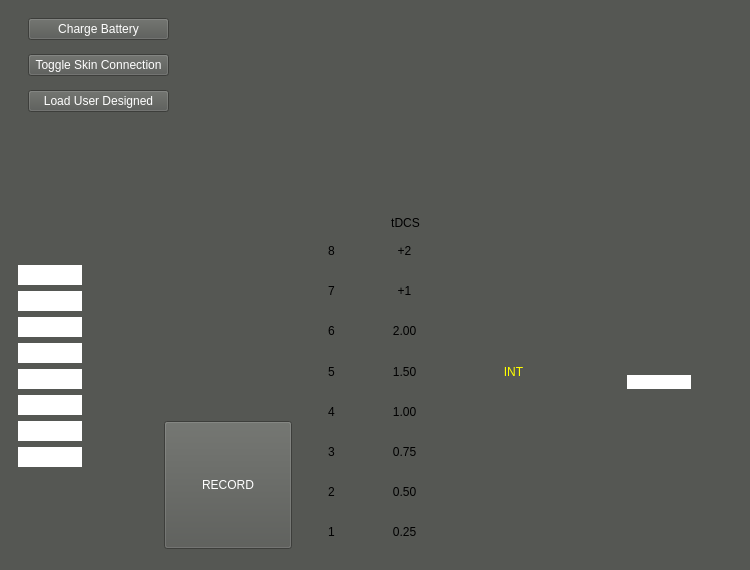
<?xml version="1.0" encoding="UTF-8"?>
<ui version="4.0">
 <class>MainWindow</class>
 <widget class="QMainWindow" name="MainWindow">
  <property name="geometry">
   <rect>
    <x>0</x>
    <y>0</y>
    <width>750</width>
    <height>570</height>
   </rect>
  </property>
  <property name="minimumSize">
   <size>
    <width>750</width>
    <height>570</height>
   </size>
  </property>
  <property name="maximumSize">
   <size>
    <width>750</width>
    <height>570</height>
   </size>
  </property>
  <property name="windowTitle">
   <string>Oasis Pro Simulator</string>
  </property>
  <property name="styleSheet">
   <string notr="true">background: rgb(85, 87, 83);</string>
  </property>
  <widget class="QWidget" name="centralwidget">
   <widget class="QWidget" name="horizontalLayoutWidget">
    <property name="geometry">
     <rect>
      <x>18</x>
      <y>234</y>
      <width>711</width>
      <height>315</height>
     </rect>
    </property>
    <layout class="QHBoxLayout" name="horizontalLayout_2">
     <item>
      <layout class="QVBoxLayout" name="verticalLayout">
       <item>
        <layout class="QVBoxLayout" name="ledStripLayout">
         <item>
          <widget class="QLabel" name="recordingLED1">
           <property name="maximumSize">
            <size>
             <width>64</width>
             <height>20</height>
            </size>
           </property>
           <property name="styleSheet">
            <string notr="true">background: white;</string>
           </property>
           <property name="text">
            <string/>
           </property>
           <property name="alignment">
            <set>Qt::AlignCenter</set>
           </property>
          </widget>
         </item>
         <item>
          <widget class="QLabel" name="recordingLED2">
           <property name="maximumSize">
            <size>
             <width>64</width>
             <height>20</height>
            </size>
           </property>
           <property name="styleSheet">
            <string notr="true">background: white;</string>
           </property>
           <property name="text">
            <string/>
           </property>
           <property name="alignment">
            <set>Qt::AlignCenter</set>
           </property>
          </widget>
         </item>
         <item>
          <widget class="QLabel" name="recordingLED3">
           <property name="maximumSize">
            <size>
             <width>64</width>
             <height>20</height>
            </size>
           </property>
           <property name="styleSheet">
            <string notr="true">background: white;</string>
           </property>
           <property name="text">
            <string/>
           </property>
           <property name="alignment">
            <set>Qt::AlignCenter</set>
           </property>
          </widget>
         </item>
         <item>
          <widget class="QLabel" name="recordingLED4">
           <property name="maximumSize">
            <size>
             <width>64</width>
             <height>20</height>
            </size>
           </property>
           <property name="styleSheet">
            <string notr="true">background: white;</string>
           </property>
           <property name="text">
            <string/>
           </property>
           <property name="alignment">
            <set>Qt::AlignCenter</set>
           </property>
          </widget>
         </item>
         <item>
          <widget class="QLabel" name="recordingLED5">
           <property name="maximumSize">
            <size>
             <width>64</width>
             <height>20</height>
            </size>
           </property>
           <property name="styleSheet">
            <string notr="true">background: white;</string>
           </property>
           <property name="text">
            <string/>
           </property>
           <property name="alignment">
            <set>Qt::AlignCenter</set>
           </property>
          </widget>
         </item>
         <item>
          <widget class="QLabel" name="recordingLED6">
           <property name="maximumSize">
            <size>
             <width>64</width>
             <height>20</height>
            </size>
           </property>
           <property name="styleSheet">
            <string notr="true">background: white;</string>
           </property>
           <property name="text">
            <string/>
           </property>
           <property name="alignment">
            <set>Qt::AlignCenter</set>
           </property>
          </widget>
         </item>
         <item>
          <widget class="QLabel" name="recordingLED7">
           <property name="maximumSize">
            <size>
             <width>64</width>
             <height>20</height>
            </size>
           </property>
           <property name="styleSheet">
            <string notr="true">background: white;</string>
           </property>
           <property name="text">
            <string/>
           </property>
           <property name="alignment">
            <set>Qt::AlignCenter</set>
           </property>
          </widget>
         </item>
         <item>
          <widget class="QLabel" name="recordingLED8">
           <property name="maximumSize">
            <size>
             <width>64</width>
             <height>20</height>
            </size>
           </property>
           <property name="styleSheet">
            <string notr="true">background: white;</string>
           </property>
           <property name="text">
            <string/>
           </property>
           <property name="alignment">
            <set>Qt::AlignCenter</set>
           </property>
          </widget>
         </item>
        </layout>
       </item>
       <item>
        <widget class="QPushButton" name="confirmButton">
         <property name="styleSheet">
          <string notr="true">border: none;
border-radius: 25px;</string>
         </property>
         <property name="text">
          <string/>
         </property>
         <property name="icon">
          <iconset>
           <normalon>:/icons/confirm.png</normalon>
          </iconset>
         </property>
         <property name="iconSize">
          <size>
           <width>128</width>
           <height>128</height>
          </size>
         </property>
         <property name="checkable">
          <bool>false</bool>
         </property>
        </widget>
       </item>
      </layout>
     </item>
     <item alignment="Qt::AlignBottom">
      <widget class="QPushButton" name="recordButton">
       <property name="minimumSize">
        <size>
         <width>128</width>
         <height>128</height>
        </size>
       </property>
       <property name="maximumSize">
        <size>
         <width>128</width>
         <height>128</height>
        </size>
       </property>
       <property name="styleSheet">
        <string notr="true">color: white</string>
       </property>
       <property name="text">
        <string>RECORD</string>
       </property>
       <property name="iconSize">
        <size>
         <width>128</width>
         <height>128</height>
        </size>
       </property>
       <property name="checkable">
        <bool>false</bool>
       </property>
      </widget>
     </item>
     <item>
      <layout class="QHBoxLayout" name="horizontalLayout">
       <item>
        <layout class="QVBoxLayout" name="sessionLayout">
         <item>
          <widget class="QLabel" name="session8">
           <property name="text">
            <string>8</string>
           </property>
           <property name="alignment">
            <set>Qt::AlignCenter</set>
           </property>
          </widget>
         </item>
         <item>
          <widget class="QLabel" name="session7">
           <property name="text">
            <string>7</string>
           </property>
           <property name="alignment">
            <set>Qt::AlignCenter</set>
           </property>
          </widget>
         </item>
         <item>
          <widget class="QLabel" name="session6">
           <property name="text">
            <string>6</string>
           </property>
           <property name="alignment">
            <set>Qt::AlignCenter</set>
           </property>
          </widget>
         </item>
         <item>
          <widget class="QLabel" name="session5">
           <property name="text">
            <string>5</string>
           </property>
           <property name="alignment">
            <set>Qt::AlignCenter</set>
           </property>
          </widget>
         </item>
         <item>
          <widget class="QLabel" name="session4">
           <property name="text">
            <string>4</string>
           </property>
           <property name="alignment">
            <set>Qt::AlignCenter</set>
           </property>
          </widget>
         </item>
         <item>
          <widget class="QLabel" name="session3">
           <property name="text">
            <string>3</string>
           </property>
           <property name="alignment">
            <set>Qt::AlignCenter</set>
           </property>
          </widget>
         </item>
         <item>
          <widget class="QLabel" name="session2">
           <property name="text">
            <string>2</string>
           </property>
           <property name="alignment">
            <set>Qt::AlignCenter</set>
           </property>
          </widget>
         </item>
         <item>
          <widget class="QLabel" name="session1">
           <property name="text">
            <string>1</string>
           </property>
           <property name="alignment">
            <set>Qt::AlignCenter</set>
           </property>
          </widget>
         </item>
        </layout>
       </item>
       <item>
        <layout class="QVBoxLayout" name="dcStimLayout">
         <item>
          <widget class="QLabel" name="dcStimUserDesigned2">
           <property name="text">
            <string>+2</string>
           </property>
           <property name="alignment">
            <set>Qt::AlignCenter</set>
           </property>
          </widget>
         </item>
         <item>
          <widget class="QLabel" name="dcStimUserDesigned1">
           <property name="text">
            <string>+1</string>
           </property>
           <property name="alignment">
            <set>Qt::AlignCenter</set>
           </property>
          </widget>
         </item>
         <item>
          <widget class="QLabel" name="dcStimLevel6">
           <property name="text">
            <string>2.00</string>
           </property>
           <property name="alignment">
            <set>Qt::AlignCenter</set>
           </property>
          </widget>
         </item>
         <item>
          <widget class="QLabel" name="dcStimLevel5">
           <property name="text">
            <string>1.50</string>
           </property>
           <property name="alignment">
            <set>Qt::AlignCenter</set>
           </property>
          </widget>
         </item>
         <item>
          <widget class="QLabel" name="dcStimLevel4">
           <property name="text">
            <string>1.00</string>
           </property>
           <property name="alignment">
            <set>Qt::AlignCenter</set>
           </property>
          </widget>
         </item>
         <item>
          <widget class="QLabel" name="dcStimLevel3">
           <property name="text">
            <string>0.75</string>
           </property>
           <property name="alignment">
            <set>Qt::AlignCenter</set>
           </property>
          </widget>
         </item>
         <item>
          <widget class="QLabel" name="dcStimLevel2">
           <property name="text">
            <string>0.50</string>
           </property>
           <property name="alignment">
            <set>Qt::AlignCenter</set>
           </property>
          </widget>
         </item>
         <item>
          <widget class="QLabel" name="dcStimLevel1">
           <property name="text">
            <string>0.25</string>
           </property>
           <property name="alignment">
            <set>Qt::AlignCenter</set>
           </property>
          </widget>
         </item>
        </layout>
       </item>
      </layout>
     </item>
     <item>
      <layout class="QVBoxLayout" name="intensityButtons">
       <item>
        <widget class="QLabel" name="intensityLabel">
         <property name="styleSheet">
          <string notr="true">color: yellow;</string>
         </property>
         <property name="text">
          <string>INT</string>
         </property>
         <property name="alignment">
          <set>Qt::AlignCenter</set>
         </property>
        </widget>
       </item>
       <item>
        <widget class="QPushButton" name="upButton">
         <property name="styleSheet">
          <string notr="true">border: none;
border-radius: 25px;</string>
         </property>
         <property name="text">
          <string/>
         </property>
         <property name="icon">
          <iconset>
           <normalon>:/icons/up.png</normalon>
          </iconset>
         </property>
         <property name="iconSize">
          <size>
           <width>128</width>
           <height>128</height>
          </size>
         </property>
         <property name="checkable">
          <bool>false</bool>
         </property>
        </widget>
       </item>
       <item>
        <widget class="QPushButton" name="downButton">
         <property name="styleSheet">
          <string notr="true">border: none;
border-radius: 25px;</string>
         </property>
         <property name="text">
          <string/>
         </property>
         <property name="icon">
          <iconset>
           <normalon>:/icons/down.png</normalon>
          </iconset>
         </property>
         <property name="iconSize">
          <size>
           <width>128</width>
           <height>128</height>
          </size>
         </property>
        </widget>
       </item>
      </layout>
     </item>
     <item>
      <layout class="QVBoxLayout" name="powerButtonLed">
       <item>
        <spacer name="horizontalSpacer">
         <property name="orientation">
          <enum>Qt::Horizontal</enum>
         </property>
         <property name="sizeType">
          <enum>QSizePolicy::Fixed</enum>
         </property>
         <property name="sizeHint" stdset="0">
          <size>
           <width>0</width>
           <height>0</height>
          </size>
         </property>
        </spacer>
       </item>
       <item>
        <layout class="QHBoxLayout" name="powerLedLayout">
         <item alignment="Qt::AlignBottom">
          <widget class="QLabel" name="ledLabel">
           <property name="maximumSize">
            <size>
             <width>64</width>
             <height>20</height>
            </size>
           </property>
           <property name="styleSheet">
            <string notr="true">background: white;</string>
           </property>
           <property name="text">
            <string/>
           </property>
           <property name="alignment">
            <set>Qt::AlignCenter</set>
           </property>
          </widget>
         </item>
        </layout>
       </item>
       <item alignment="Qt::AlignBottom">
        <widget class="QPushButton" name="powerButton">
         <property name="styleSheet">
          <string notr="true">border: none;
border-radius: 25px;</string>
         </property>
         <property name="text">
          <string/>
         </property>
         <property name="icon">
          <iconset>
           <normalon>:/icons/power.png</normalon>
          </iconset>
         </property>
         <property name="iconSize">
          <size>
           <width>128</width>
           <height>128</height>
          </size>
         </property>
        </widget>
       </item>
      </layout>
     </item>
    </layout>
   </widget>
   <widget class="QLabel" name="tDCSLabel">
    <property name="geometry">
     <rect>
      <x>370</x>
      <y>210</y>
      <width>71</width>
      <height>26</height>
     </rect>
    </property>
    <property name="text">
     <string>tDCS</string>
    </property>
    <property name="alignment">
     <set>Qt::AlignCenter</set>
    </property>
   </widget>
   <widget class="QWidget" name="horizontalLayoutWidget_2">
    <property name="geometry">
     <rect>
      <x>208</x>
      <y>10</y>
      <width>521</width>
      <height>191</height>
     </rect>
    </property>
    <layout class="QHBoxLayout" name="horizontalLayout_3">
     <item>
      <layout class="QVBoxLayout" name="sessionSelection">
       <item>
        <layout class="QHBoxLayout" name="timeSelection">
         <item>
          <widget class="QLabel" name="sessionLength20">
           <property name="maximumSize">
            <size>
             <width>64</width>
             <height>64</height>
            </size>
           </property>
           <property name="text">
            <string/>
           </property>
           <property name="pixmap">
            <pixmap resource="resources/images.qrc">:/icons/20min_off.png</pixmap>
           </property>
           <property name="scaledContents">
            <bool>true</bool>
           </property>
          </widget>
         </item>
         <item>
          <widget class="QLabel" name="sessionLength45">
           <property name="maximumSize">
            <size>
             <width>64</width>
             <height>64</height>
            </size>
           </property>
           <property name="text">
            <string/>
           </property>
           <property name="pixmap">
            <pixmap resource="resources/images.qrc">:/icons/45min_off.png</pixmap>
           </property>
           <property name="scaledContents">
            <bool>true</bool>
           </property>
          </widget>
         </item>
         <item>
          <widget class="QLabel" name="sessionLengthCustom">
           <property name="maximumSize">
            <size>
             <width>64</width>
             <height>64</height>
            </size>
           </property>
           <property name="text">
            <string/>
           </property>
           <property name="pixmap">
            <pixmap resource="resources/images.qrc">:/icons/userdesigned_off.png</pixmap>
           </property>
           <property name="scaledContents">
            <bool>true</bool>
           </property>
          </widget>
         </item>
        </layout>
       </item>
       <item>
        <layout class="QHBoxLayout" name="sesstionType">
         <item>
          <widget class="QLabel" name="sessionSubDelta">
           <property name="maximumSize">
            <size>
             <width>64</width>
             <height>64</height>
            </size>
           </property>
           <property name="text">
            <string/>
           </property>
           <property name="pixmap">
            <pixmap resource="resources/images.qrc">:/icons/subdelta_off.png</pixmap>
           </property>
           <property name="scaledContents">
            <bool>true</bool>
           </property>
          </widget>
         </item>
         <item>
          <widget class="QLabel" name="sessionDelta">
           <property name="maximumSize">
            <size>
             <width>64</width>
             <height>64</height>
            </size>
           </property>
           <property name="text">
            <string/>
           </property>
           <property name="pixmap">
            <pixmap resource="resources/images.qrc">:/icons/delta_off.png</pixmap>
           </property>
           <property name="scaledContents">
            <bool>true</bool>
           </property>
          </widget>
         </item>
         <item>
          <widget class="QLabel" name="sessionTheta">
           <property name="maximumSize">
            <size>
             <width>64</width>
             <height>64</height>
            </size>
           </property>
           <property name="text">
            <string/>
           </property>
           <property name="pixmap">
            <pixmap resource="resources/images.qrc">:/icons/theta_off.png</pixmap>
           </property>
           <property name="scaledContents">
            <bool>true</bool>
           </property>
          </widget>
         </item>
         <item>
          <widget class="QLabel" name="sessionAlpha">
           <property name="maximumSize">
            <size>
             <width>64</width>
             <height>64</height>
            </size>
           </property>
           <property name="text">
            <string/>
           </property>
           <property name="pixmap">
            <pixmap resource="resources/images.qrc">:/icons/alpha_off.png</pixmap>
           </property>
           <property name="scaledContents">
            <bool>true</bool>
           </property>
          </widget>
         </item>
        </layout>
       </item>
      </layout>
     </item>
     <item>
      <layout class="QVBoxLayout" name="cesLayout">
       <item>
        <layout class="QHBoxLayout" name="cesLabels">
         <item>
          <widget class="QLabel" name="cesShortLabel">
           <property name="maximumSize">
            <size>
             <width>100</width>
             <height>100</height>
            </size>
           </property>
           <property name="text">
            <string/>
           </property>
           <property name="pixmap">
            <pixmap resource="resources/images.qrc">:/icons/shortCES_off.png</pixmap>
           </property>
           <property name="scaledContents">
            <bool>true</bool>
           </property>
          </widget>
         </item>
         <item>
          <widget class="QLabel" name="cesDutyLabel">
           <property name="maximumSize">
            <size>
             <width>100</width>
             <height>100</height>
            </size>
           </property>
           <property name="text">
            <string/>
           </property>
           <property name="pixmap">
            <pixmap resource="resources/images.qrc">:/icons/dutyCES_off.png</pixmap>
           </property>
           <property name="scaledContents">
            <bool>true</bool>
           </property>
          </widget>
         </item>
        </layout>
       </item>
       <item>
        <layout class="QHBoxLayout" name="cesLeftRight">
         <item>
          <widget class="QLabel" name="cesLeftLabel">
           <property name="maximumSize">
            <size>
             <width>100</width>
             <height>100</height>
            </size>
           </property>
           <property name="text">
            <string/>
           </property>
           <property name="pixmap">
            <pixmap resource="resources/images.qrc">:/icons/L_off.png</pixmap>
           </property>
           <property name="scaledContents">
            <bool>true</bool>
           </property>
          </widget>
         </item>
         <item>
          <widget class="QLabel" name="cesRightLabel">
           <property name="maximumSize">
            <size>
             <width>100</width>
             <height>100</height>
            </size>
           </property>
           <property name="text">
            <string/>
           </property>
           <property name="pixmap">
            <pixmap resource="resources/images.qrc">:/icons/R_off.png</pixmap>
           </property>
           <property name="scaledContents">
            <bool>true</bool>
           </property>
          </widget>
         </item>
        </layout>
       </item>
      </layout>
     </item>
    </layout>
   </widget>
   <widget class="QWidget" name="verticalLayoutWidget_6">
    <property name="geometry">
     <rect>
      <x>28</x>
      <y>10</y>
      <width>141</width>
      <height>111</height>
     </rect>
    </property>
    <layout class="QVBoxLayout" name="externalButtonsLayout">
     <item>
      <widget class="QPushButton" name="chargeBatteryButton">
       <property name="styleSheet">
        <string notr="true">color: white</string>
       </property>
       <property name="text">
        <string>Charge Battery</string>
       </property>
      </widget>
     </item>
     <item>
      <widget class="QPushButton" name="connectToSkinButton">
       <property name="styleSheet">
        <string notr="true">color: white</string>
       </property>
       <property name="text">
        <string>Toggle Skin Connection</string>
       </property>
      </widget>
     </item>
     <item>
      <widget class="QPushButton" name="loadUserDesignedButton">
       <property name="styleSheet">
        <string notr="true">color: white</string>
       </property>
       <property name="text">
        <string>Load User Designed</string>
       </property>
      </widget>
     </item>
    </layout>
   </widget>
  </widget>
  <widget class="QStatusBar" name="statusbar">
   <property name="sizeGripEnabled">
    <bool>false</bool>
   </property>
  </widget>
 </widget>
 <resources>
  <include location="resources/images.qrc"/>
 </resources>
 <connections/>
</ui>
